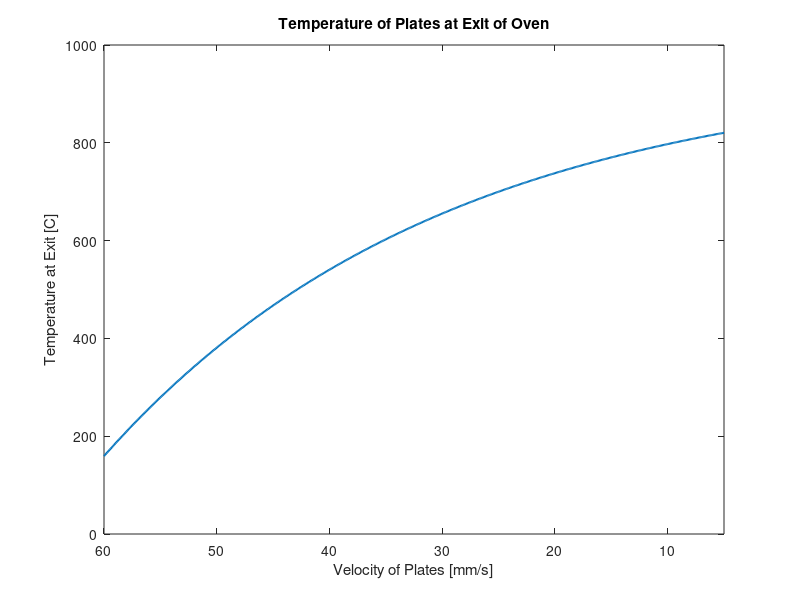

This chart was generated by the following MATLAB code:
time = [50:600]; % [s]
temperature = 950 - 932*(0.996716).^time;

plot(time,temperature,'LineWidth',1.5)
xticks([50:100:550])
xlim([50,600])
xticklabels([60,50,40,30,20,10])
xlabel("Velocity of Plates [mm/s]")
ylabel("Temperature at Exit [C]")
title("Temperature of Plates at Exit of Oven")